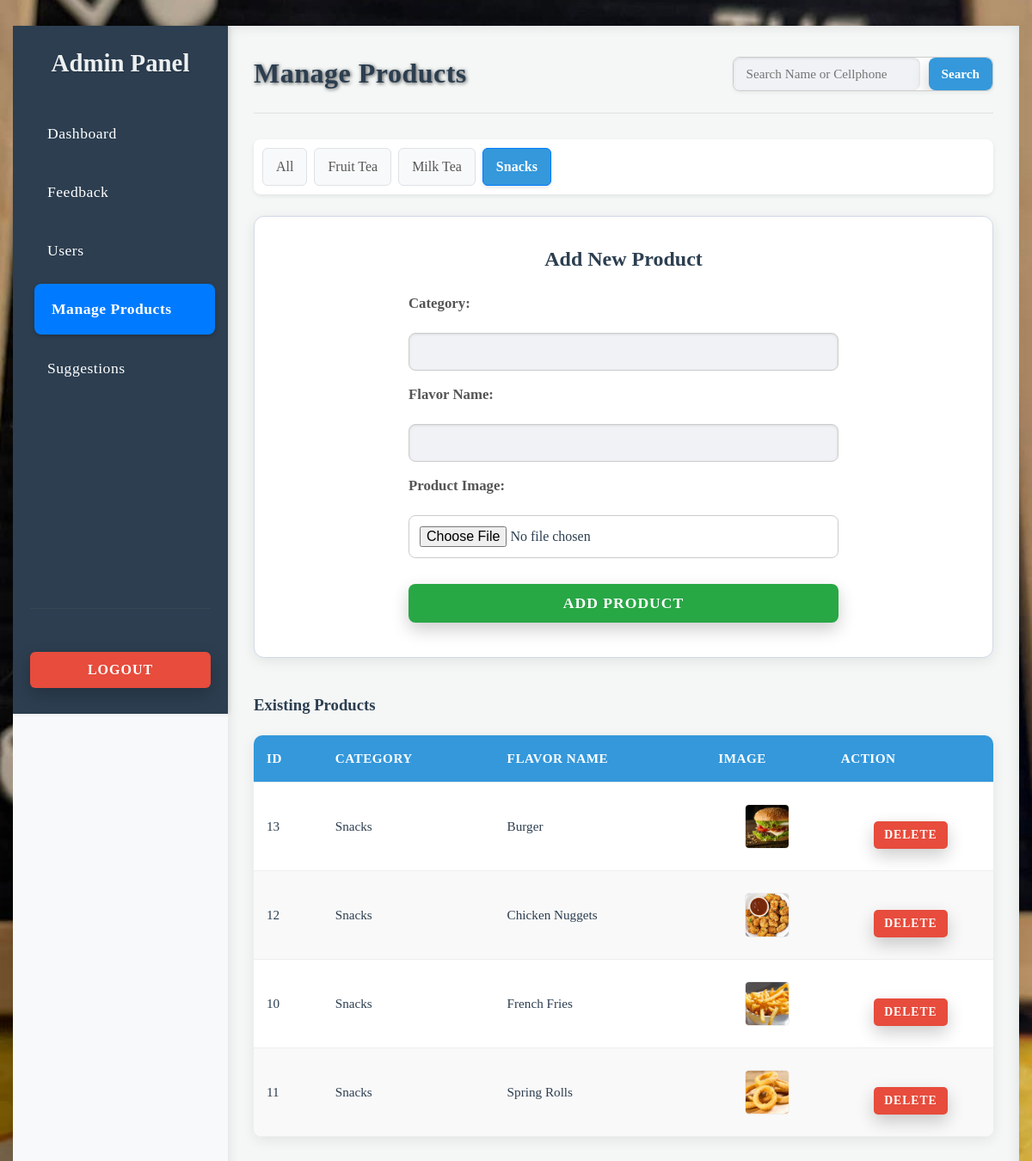
/admin.php?section=products&category=Snacks (signed in), run on the app's committed database.
### tables this page shows
CREATE TABLE IF NOT EXISTS flavors (
  flavor_id INT AUTO_INCREMENT PRIMARY KEY,
  category VARCHAR(50) NOT NULL,
  flavor_name VARCHAR(100) NOT NULL,
  image_path VARCHAR(255) NULL  
);

### admin.php (the view, shortened to what this page needs)
<?php
$current_section = $_GET['section'] ?? 'dashboard';
$selected_category = $_GET['category'] ?? 'All';
$search_term = $_GET['search'] ?? '';
$report_month = $_GET['report_month'] ?? date('Y-m');
try {
    $pdo = new PDO("mysql:host=" . DB_SERVER . ";dbname=" . DB_NAME, DB_USERNAME, DB_PASSWORD);
    $pdo->setAttribute(PDO::ATTR_ERRMODE, PDO::ERRMODE_EXCEPTION);
} catch (PDOException $e) {
    die("ERROR: Could not connect. " . $e->getMessage());
}
    ?>
    <?php
function get_dynamic_categories($pdo, $type) {
    if ($type === 'feedback') {
        $stmt = $pdo->query("SELECT DISTINCT category FROM flavors ORDER BY category");
    } elseif ($type === 'products') {
        $stmt = $pdo->query("SELECT DISTINCT category FROM flavors ORDER BY category");
    } else {
        return [];
    }
    return $stmt->fetchAll(PDO::FETCH_COLUMN);
}
function get_all_flavors($pdo, $category, $search_term) {
    $sql = "SELECT flavor_id AS id, category, flavor_name, image_path FROM flavors";
    $conditions = [];
    $params = [];
    if ($category !== 'All') {
        $conditions[] = "category = ?";
        $params[] = $category;
    }
    if (!empty($conditions)) {
        $sql .= " WHERE " . implode(" AND ", $conditions);
    }
    $sql .= " ORDER BY category, flavor_name";
    $stmt = $pdo->prepare($sql);
    $stmt->execute($params);
    return $stmt->fetchAll();
}
$all_flavors = [];
$total_feedbacks = 0;
$avg_rating = 0;
$most_rated_flavor = 'N/A';
$total_users = 0;
$total_suggestions = 0;
$rating_distribution = [1 => 0, 2 => 0, 3 => 0, 4 => 0, 5 => 0];
$max_rating_count = 0;
$dynamic_categories = [];
$monthly_report_data = [];
switch ($current_section) {
    case 'products':
        $all_flavors = get_all_flavors($pdo, $selected_category, $search_term);
        $dynamic_categories = get_dynamic_categories($pdo, 'products');
        break;
}
?>
<!DOCTYPE html>
<html lang="en">
<head>
    <link rel="stylesheet" href="style.css">
</head>
<body>
    <div class="admin-container">
        <aside class="sidebar">
            <div>
                <div class="logo">Admin Panel</div>
                <ul class="navigation">
                    <li><a href="admin.php?section=dashboard" class="<?= ($current_section === 'dashboard') ? 'active' : '' ?>">Dashboard</a></li>
                    <li><a href="admin.php?section=feedback&category=All" class="<?= ($current_section === 'feedback') ? 'active' : '' ?>">Feedback</a></li>
                    <li><a href="admin.php?section=users" class="<?= ($current_section === 'users') ? 'active' : '' ?>">Users</a></li>
                    <li><a href="admin.php?section=products" class="<?= ($current_section === 'products') ? 'active' : '' ?>">Manage Products</a></li>
                    <li><a href="admin.php?section=suggestions" class="<?= ($current_section === 'suggestions') ? 'active' : '' ?>">Suggestions</a></li>
                </ul>
            </div>
            <div class="logout-section">
                <form method="post" action="admin.php?section=logout">
                    <button type="submit">Logout</button>
                </form>
            </div>
        </aside>
        <main class="content">
            <header>
                <h1>
                    <?php
                    if ($current_section === 'users') {
                        echo 'Customer Accounts';
                    } elseif ($current_section === 'products') {
                        echo 'Manage Products';
                    } elseif ($current_section === 'suggestions') {
                        echo 'Customer Suggestions';
                    } elseif ($current_section === 'dashboard') {
                        echo 'Admin Dashboard';
                    } else {
                        echo 'Customer Feedback';
                    }
                    ?>
                </h1>
                <div class="header-actions">
                    <?php if ($current_section === 'feedback' || $current_section === 'products'): ?>
                        <div class="search-container">
                            <input type="text" id="searchInput" name="search" placeholder="Search Name or Cellphone" value="<?= htmlspecialchars($search_term) ?>">
                            <button onclick="submitSearch()">Search</button>
                        </div>
                    <?php endif; ?>
                </div>
            </header>
            <?php if ($current_section === 'feedback' || $current_section === 'products'): ?>
                <div class="filter-tabs">
                    <a href="admin.php?section=<?= $current_section ?>&category=All" class="<?= $selected_category === 'All' ? 'active' : '' ?>">All</a>
                    <?php foreach ($dynamic_categories as $cat): ?>
                        <a href="admin.php?section=<?= $current_section ?>&category=<?= urlencode($cat) ?>" class="<?= $selected_category === $cat ? 'active' : '' ?>"><?= htmlspecialchars($cat) ?></a>
                    <?php endforeach; ?>
                </div>
            <?php endif; ?>
            <div class="data-table">
                <?php if ($current_section === 'dashboard'): ?>
                    <h2>Dashboard Overview</h2>
                    <div class="dashboard">
                        <div class="card">
                            <h3>Total Feedbacks</h3>
                            <p><?= $total_feedbacks ?></p>
                        </div>
                        <div class="card">
                            <h3>Average Rating</h3>
                            <p><?= $avg_rating ?> <span class="star">&#9733;</span></p>
                        </div>
                        <div class="card">
                            <h3>Most Rated Flavor</h3>
                            <p><?= htmlspecialchars($most_rated_flavor) ?></p>
                        </div>
                        <div class="card">
                            <h3>Total Users</h3>
                            <p><?= $total_users ?></p>
                        </div>
                        <div class="card">
                            <h3>Total Suggestions</h3>
                            <p><?= $total_suggestions ?></p>
                        </div>
                    </div>
                    <div class="rating-graph-container">
                        <h3>Feedback Rating Distribution</h3>
                        <?php for ($i = 5; $i >= 1; $i--): ?>
                            <div class="rating-bar-wrapper">
                                <span class="rating-label"><?= $i ?> &#9733;</span>
                                <div class="rating-bar-background">
                                    <div class="rating-bar rating-<?= $i ?>" style="width: <?= $max_rating_count > 0 ? ($rating_distribution[$i] / $max_rating_count) * 100 : 0 ?>%;"></div>
                                </div>
                                <span class="rating-count"><?= $rating_distribution[$i] ?></span>
                            </div>
                        <?php endfor; ?>
                    </div>
                    <div class="report-section">
                        <div class="report-header">
                            <h3>Monthly Feedback Report for <?= date('F Y', strtotime($report_month)) ?></h3>
                            <div class="report-controls">
                                <label for="reportMonthPicker">Select Month:</label>
                                <input type="month" id="reportMonthPicker" value="<?= htmlspecialchars($report_month) ?>" onchange="updateReportMonth(this.value)">
                                <button onclick="printReport()">Print Report</button>
                            </div>
                        </div>
                        <div class="report-summary-cards">
                            <div class="card">
                                <h4>Total Feedback This Month</h4>
                                <p><?= $monthly_report_data['total_feedback'] ?></p>
                            </div>
                            <div class="card">
                                <h4>Average Rating This Month</h4>
                                <p><?= $monthly_report_data['total_feedback'] > 0 ? round(array_sum(array_map(function($rating, $count) { return $rating * $count; }, array_keys($monthly_report_data['rating_distribution']), $monthly_report_data['rating_distribution'])) / $monthly_report_data['total_feedback'], 1) : 'N/A' ?> <span class="star">&#9733;</span></p>
                            </div>
                            <div class="card">
                                <h4>Most Rated Flavor This Month</h4>
                                <p><?= htmlspecialchars($monthly_report_data['most_rated_flavor_month']) ?></p>
                            </div>
                        </div>
                        <div class="rating-graph-container">
                            <h3>Rating Distribution This Month</h3>
                            <?php
                            $max_monthly_rating_count = max($monthly_report_data['rating_distribution']);
                            for ($i = 5; $i >= 1; $i--): ?>
                                <div class="rating-bar-wrapper">
                                    <span class="rating-label"><?= $i ?> &#9733;</span>
                                    <div class="rating-bar-background">
                                        <div class="rating-bar rating-<?= $i ?>" style="width: <?= $max_monthly_rating_count > 0 ? ($monthly_report_data['rating_distribution'][$i] / $max_monthly_rating_count) * 100 : 0 ?>%;"></div>
                                    </div>
                                    <span class="rating-count"><?= $monthly_report_data['rating_distribution'][$i] ?></span>
                                </div>
                            <?php endfor; ?>
                        </div>
                        <div class="report-comments-section">
                            <h4>All Product Feedback Comments This Month</h4>
                            <?php if (count($monthly_report_data['comments']) > 0): ?>
                                <?php foreach ($monthly_report_data['comments'] as $comment): ?>
                                    <div class="report-comment-item">
                                        <p><strong>Product:</strong> <?= htmlspecialchars($comment['flavor_name'] ?? 'N/A') ?></p>
                                        <p><?= htmlspecialchars($comment['comment']) ?></p>
                                        <div class="comment-meta">
                                            - <?= htmlspecialchars($comment['fullname'] ?? 'Anonymous') ?> on <?= htmlspecialchars(date('Y-m-d H:i', strtotime($comment['created_at']))) ?>
                                        </div>
                                    </div>
                                <?php endforeach; ?>
                            <?php else: ?>
                                <p style="text-align: center; color: #777;">No product feedback comments found for this month.</p>
                            <?php endif; ?>
                        </div>
                    </div>
                <?php elseif ($current_section === 'products'): ?>
                    <div class="add-product-section">
                        <h3>Add New Product</h3>
                        <form method="post" class="add-product-form" enctype="multipart/form-data">
                            <label for="add_category">Category:</label>
                            <input type="text" id="add_category" name="add_category" required value="<?= htmlspecialchars($_POST['add_category'] ?? '') ?>">
                            <label for="add_flavor_name">Flavor Name:</label>
                            <input type="text" id="add_flavor_name" name="add_flavor_name" required value="<?= htmlspecialchars($_POST['add_flavor_name'] ?? '') ?>">
                            <label for="add_image">Product Image:</label>
                            <input type="file" id="add_image" name="add_image" accept="image/*">
                            <button type="submit">Add Product</button>
                        </form>
                    </div>
                    <h3>Existing Products</h3>
                    <table class="product-list-table">
                        <thead>
                            <tr>
                                <th>ID</th>
                                <th>Category</th>
                                <th>Flavor Name</th>
                                <th>Image</th>
                                <th>Action</th>
                            </tr>
                        </thead>
                        <tbody>
                            <?php if (count($all_flavors) > 0): ?>
                                <?php foreach ($all_flavors as $flavor): ?>
                                    <tr>
                                        <td><?= htmlspecialchars($flavor['id']) ?></td>
                                        <td><?= htmlspecialchars($flavor['category']) ?></td>
                                        <td><?= htmlspecialchars($flavor['flavor_name']) ?></td>
                                        <td>
                                            <?php if (!empty($flavor['image_path']) && file_exists($flavor['image_path'])): ?>
                                                <img src="<?= htmlspecialchars($flavor['image_path']) ?>" alt="<?= htmlspecialchars($flavor['flavor_name']) ?>" style="width: 50px; height: 50px; object-fit: cover; border-radius: 5px;">
                                            <?php else: ?>
                                                No Image
                                            <?php endif; ?>
                                        </td>
                                        <td>
                                            <form method="post" class="delete-product-form" onsubmit="return confirm('Are you sure you want to delete this product?');">
                                                <button type="submit">Delete</button>
                                            </form>
                                        </td>
                                    </tr>
                                <?php endforeach; ?>
                            <?php else: ?>
                                <tr>
                                    <td colspan="5" style="text-align: center;">No products found.</td>
                                </tr>
                            <?php endif; ?>
                        </tbody>
                    </table>
                <?php endif; ?>
            </div>
        </main>
    </div>
</body>
</html>

### data on the page
flavors: flavor_id "13", category "Snacks", flavor_name "Burger", image_path+flavor_name (picture)
flavors: flavor_id "12", category "Snacks", flavor_name "Chicken Nuggets", image_path (picture)
flavors: flavor_id "10", category "Snacks", flavor_name "French Fries", image_path (picture)
flavors: flavor_id "11", category "Snacks", flavor_name "Spring Rolls", image_path (picture)

### other printed values
$cat "Fruit Tea"
$cat "Milk Tea"
$cat "Snacks"
